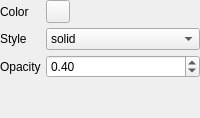
               <widget class="QWidget" name="page_stl">
                <property name="sizePolicy">
                 <sizepolicy hsizetype="Preferred" vsizetype="Maximum">
                  <horstretch>0</horstretch>
                  <verstretch>0</verstretch>
                 </sizepolicy>
                </property>
                <layout class="QGridLayout" name="gridLayout_2">
                 <property name="leftMargin">
                  <number>0</number>
                 </property>
                 <property name="topMargin">
                  <number>0</number>
                 </property>
                 <property name="rightMargin">
                  <number>0</number>
                 </property>
                 <property name="bottomMargin">
                  <number>0</number>
                 </property>
                 <property name="spacing">
                  <number>5</number>
                 </property>
                 <item row="0" column="0">
                  <widget class="QLabel" name="label_13">
                   <property name="text">
                    <string>Color</string>
                   </property>
                  </widget>
                 </item>
                 <item row="1" column="0">
                  <widget class="QLabel" name="label_29">
                   <property name="text">
                    <string>Style</string>
                   </property>
                  </widget>
                 </item>
                 <item row="1" column="1">
                  <widget class="ComboBox" name="comboBox_geometry_style">
                   <property name="currentIndex">
                    <number>1</number>
                   </property>
                   <item>
                    <property name="text">
                     <string>wire</string>
                    </property>
                   </item>
                   <item>
                    <property name="text">
                     <string>solid</string>
                    </property>
                   </item>
                   <item>
                    <property name="text">
                     <string>edges</string>
                    </property>
                   </item>
                   <item>
                    <property name="text">
                     <string>points</string>
                    </property>
                   </item>
                  </widget>
                 </item>
                 <item row="0" column="1">
                  <widget class="QToolButton" name="toolButton_geometry_color">
                   <property name="text">
                    <string/>
                   </property>
                   <property name="autoRaise">
                    <bool>false</bool>
                   </property>
                  </widget>
                 </item>
                 <item row="2" column="0">
                  <widget class="QLabel" name="label_15">
                   <property name="text">
                    <string>Opacity</string>
                   </property>
                  </widget>
                 </item>
                 <item row="2" column="1">
                  <widget class="QDoubleSpinBox" name="doubleSpinBox_geometry_opacity">
                   <property name="sizePolicy">
                    <sizepolicy hsizetype="Expanding" vsizetype="Fixed">
                     <horstretch>0</horstretch>
                     <verstretch>0</verstretch>
                    </sizepolicy>
                   </property>
                   <property name="maximum">
                    <double>1.000000000000000</double>
                   </property>
                   <property name="singleStep">
                    <double>0.100000000000000</double>
                   </property>
                   <property name="value">
                    <double>0.400000000000000</double>
                   </property>
                  </widget>
                 </item>
                 <item row="3" column="1">
                  <spacer name="verticalSpacer_6">
                   <property name="orientation">
                    <enum>Qt::Vertical</enum>
                   </property>
                   <property name="sizeHint" stdset="0">
                    <size>
                     <width>20</width>
                     <height>40</height>
                    </size>
                   </property>
                  </spacer>
                 </item>
                </layout>
               </widget>
